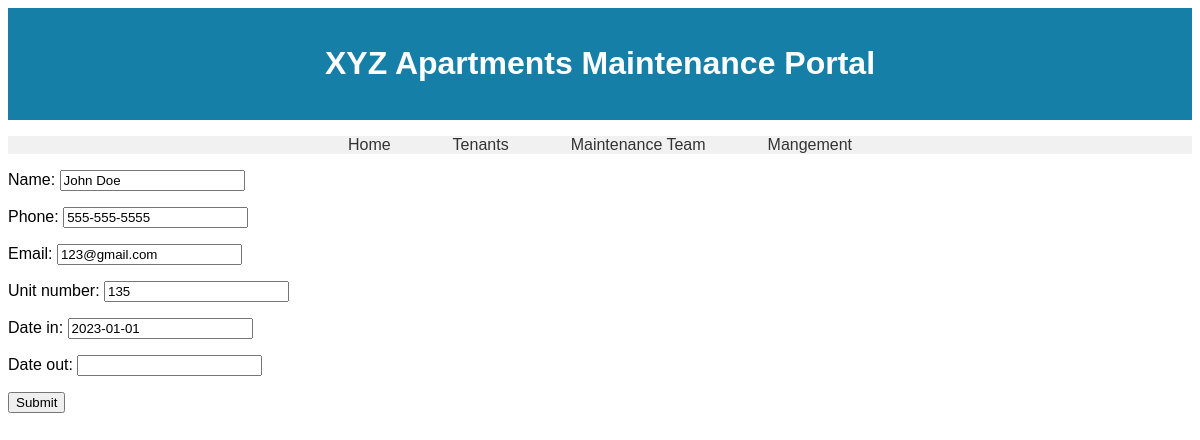
The page /edit_tenant/2/ on the database its author committed.
### apartment_maintenance/models.py (models this page shows)
class Tenant(models.Model):
    name = models.CharField(max_length=100)
    phone = models.CharField(max_length=13)
    email = models.CharField(max_length=100)
    unit_number = models.IntegerField()
    date_in = models.DateField()
    date_out = models.DateField(blank=True, null=True)

### apartment_maintenance/views.py (the view)
# urls.py: path('edit_tenant/<int:tenant_id>/', views.edit_tenant, name='edit_tenant'),
def edit_tenant(request, tenant_id):
    tenant = Tenant.objects.get(id=tenant_id)
    if request.method == 'POST':
        form = TenantForm(request.POST, instance=tenant)
        if form.is_valid():
            form.save()
            messages.success(request, 'Tenant details updated successfully.')
            return redirect('management')
    else:
        form = TenantForm(instance=tenant)
    return render(request, 'edit_tenant.html', {'form': form, 'tenant': tenant})

### apartment_maintenance/forms.py
class TenantForm(forms.ModelForm):
    class Meta:
        model = Tenant
        fields = ['name', 'phone', 'email', 'unit_number', 'date_in', 'date_out']

### apartment_maintenance/templates/edit_tenant.html (shortened to what this page needs)
{% extends "base.html" %}
{% load static %}
{% block content %}
<form method="post">
    {{ form.as_p }}
    <button type="submit">Submit</button>
</form>
{% endblock %}

### apartment_maintenance/templates/base.html (style rules this page uses)
body { font-family: Arial, sans-serif; }

### rows shown on the page
Tenant: name "John Doe", phone "555-555-5555", email "123@gmail.com", unit_number "135", date_in "2023-01-01"
